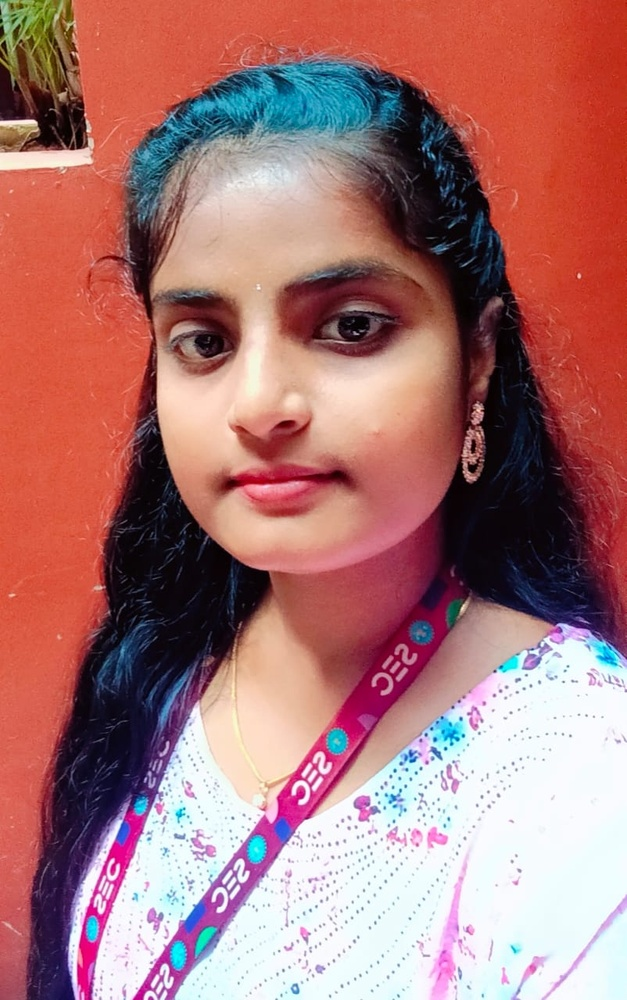
#> input picture Mine.jpeg, 627 x 1000 px, shrunk from 802 x 1280 before the run
$ jupyter execute --allow-errors 'Ex 7 (DIPT).ipynb'
#> lines starting #> are read from the running program, lines starting #| are printed output that depends on the picture
## Exp-7 Detect the Line using Hough Diagram
## Name: Sowmiya R
## Reg No: 212225040420

[cell 1]
import cv2
import numpy as np
import matplotlib.pyplot as plt

[cell 2]
# Step 2: Load the image using imread() from cv2 module
image = cv2.imread('Mine.jpeg')  # Replace 'image.jpg' with your image path
#> image is the input picture: shape (1000, 627, 3); mean B, G, R 116.6, 117.3, 169.5

[cell 3]
# Step 3: Convert the image to grayscale
gray_image = cv2.cvtColor(image, cv2.COLOR_BGR2GRAY)
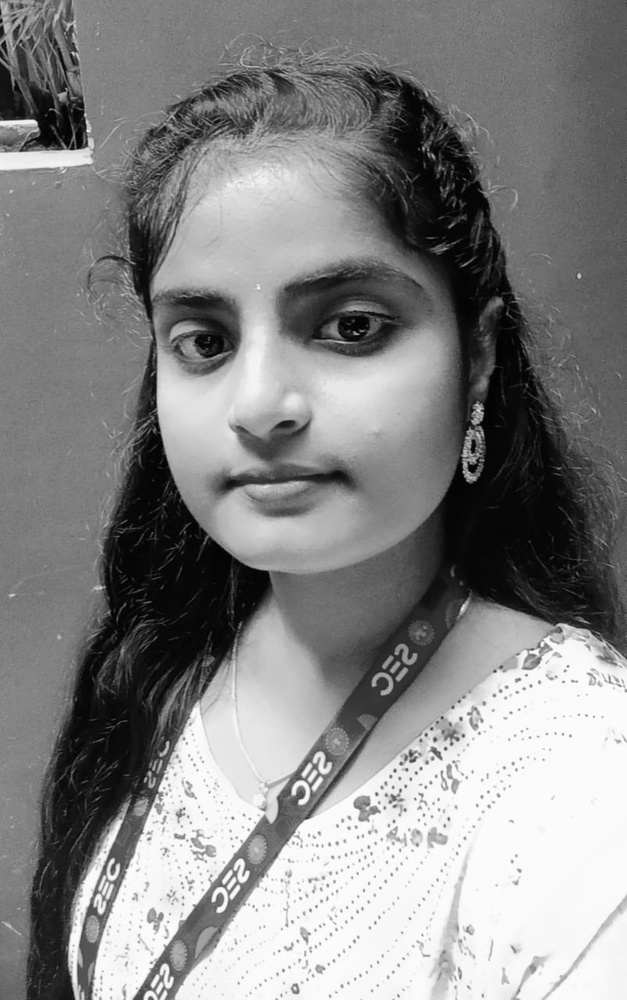
#> gray_image: shape (1000, 627); min 0, max 255, mean 132.8

[cell 4]
# Input image and grayscale image
plt.imshow(cv2.cvtColor(image, cv2.COLOR_BGR2RGB))  # Convert image to RGB for displaying
plt.title("Input Image")
plt.axis('off')

[cell 5]
plt.imshow(gray_image, cmap='gray')
plt.title("Grayscale Image")
plt.axis('off')

[cell 6]
# Step 4: Using Canny operator from cv2, detect the edges of the image
edges = cv2.Canny(gray_image, 50, 150)  # Canny edge detection with threshold values 50 and 150
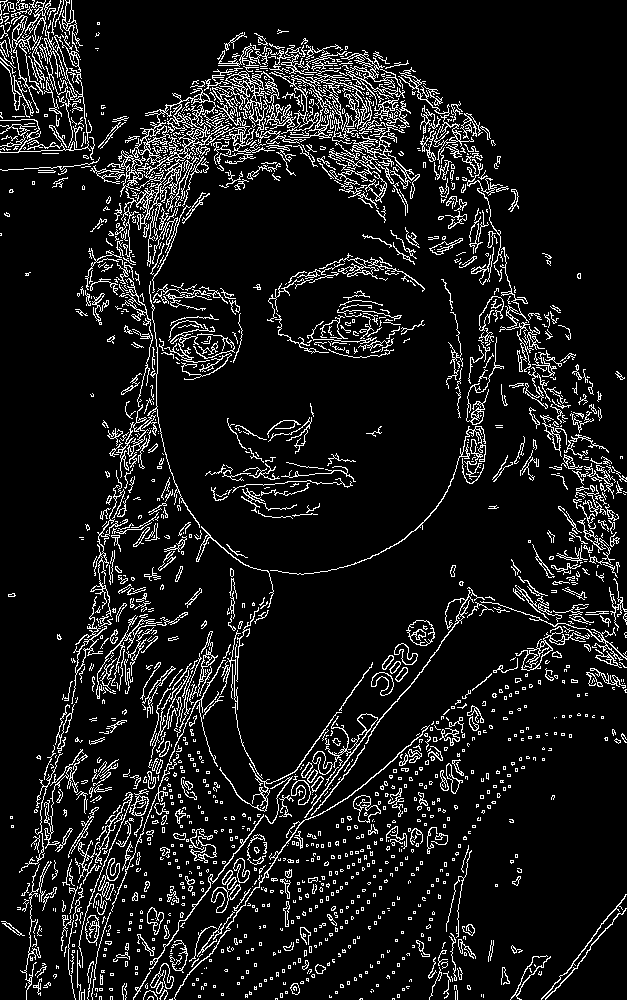
#> edges: shape (1000, 627); 9.8% white in thin lines or dots

[cell 7]
# Canny Edge Detector output
plt.imshow(edges, cmap='gray')
plt.title("Canny Edge Detector")
plt.axis('off')

[cell 8]
# Step 5: Using the HoughLinesP(), detect line coordinates for every point in the image
# The parameters of HoughLinesP are: image, resolution, threshold, minLineLength, maxLineGap
lines = cv2.HoughLinesP(edges, 1, np.pi / 180, 200, minLineLength=100, maxLineGap=20)
#> lines = 33 rows, first 6: [69, 974, 94, 769], [162, 264, 201, 81], [101, 938, 211, 649], [92, 999, 108, 819], [136, 989, 372, 664], [64, 745, 107, 562]
